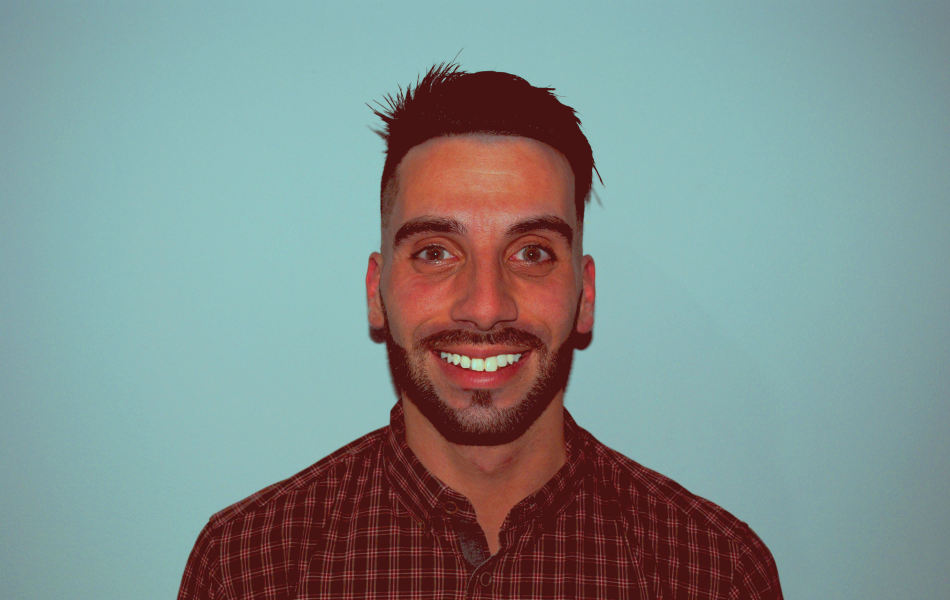
#> input picture faces-and-eyes-detection/tutorial-1/images/protrait-photo-big-1.jpg, 3800 x 2400 px, given in place of the camera (shown at 1/4 size)
$ python tutorial-2.py
#> lines starting #> are read from the running program, lines starting #| are printed output that depends on the picture; after the words box and inside, x2 and y2 are one past the last pixel; in counts of white or black regions, pixels touching at a corner belong together
# Facial Detection and Recognition

# Faces and Eyes Detection - Tutorial #2

# Description:
# - A simple tutorial for Faces and Eyes Detection,
#   using frames in shape of circles for each detected component,
#   during a video capture;

# Authors:
# - Ruben Andre Barreiro

# Import future versions' libraries
from __future__ import print_function

# Import OpenCV library
import cv2 as cv

# Function to detect and display the detections of Faces and Eyes in a current loaded frame
def detectAndDisplay(frame):

    # Convert the current loaded frame of the video capture to a gray scale to be use, if necessary
    print("Loading the current loaded frame of the video capture...")
    frame_gray = cv.cvtColor(frame, cv.COLOR_BGR2GRAY)

    # Detect Faces on the current loaded frame of the video capture in a gray scale
    print("Converting the current loaded frame of the video capture to a gray scale, to detect the Faces on it...")
    faces = face_cascade.detectMultiScale(frame_gray, 1.3, 5)

    for (x, y, w, h) in faces:
        center = ((x + (w // 2)), (y + (h // 2)))

        frame = cv.ellipse(frame, center, ((w // 2), (h // 2)), 0, 0, 360, (0, 0, 255), 4)

        face_roi = frame_gray[y:(y + h), x:(x + w)]

        # Detect Eyes on the current loaded frame of the video capture in a gray scale
        print("Converting the current loaded frame of the video capture to a gray scale, to detect the Eyes on it...")
        eyes = eyes_cascade.detectMultiScale(face_roi)

        for (x2, y2, w2, h2) in eyes:
            eye_center = (x + x2 + w2//2, y + y2 + h2//2)
            radius = int(round((w2 + h2) * 0.25))

            frame = cv.circle(frame, eye_center, radius, (0, 255, 0), 4)

    # Generate the current final loaded frame of the video capture with all the detected Faces and Eyes
    print("Generating the final loaded frame of the video capture with all the detected Faces and Eyes...")
    cv.imshow('Faces and Eyes Detection - Tutorial #2', frame)


# Fetch the Cascade Classifiers for Faces and Eyes
print("Loading Haar Cascade Classifiers...")
face_cascade = cv.CascadeClassifier('classifiers/haar-cascade/haarcascade_frontalface_alt.xml')
eyes_cascade = cv.CascadeClassifier('classifiers/haar-cascade/haarcascade_eye_tree_eyeglasses.xml')

# Print a message in the case of an error occurred, during the loading of the Cascade Classifiers for the Faces
if not face_cascade.load('classifiers/haar-cascade/haarcascade_frontalface_alt.xml'):
    print('Error in loading of the Cascade Classifiers for the Faces...')
    exit(0)

# Print a message in the case of an error occurred, during the loading of the Cascade Classifiers for the Eyes
if not eyes_cascade.load('classifiers/haar-cascade/haarcascade_eye_tree_eyeglasses.xml'):
    print('Error in loading of the Cascade Classifiers for the Eyes...')
    exit(0)

camera_device = 0

# Read/Load the Video Stream/Capture
cap = cv.VideoCapture(camera_device)

# Print a message in the case of an error occurred, during the reading/loading of the Video Stream/Capture
if not cap.isOpened:
    print('Error in reading/loading of the Video Stream/Capture...')
    exit(0)

while True:
    ret, frame = cap.read()
#> frame is the input picture: shape (2400, 3800, 3); mean B, G, R 141.6, 143.4, 129
    frame = cv.resize(frame, (1080, 720), interpolation=cv.INTER_AREA)
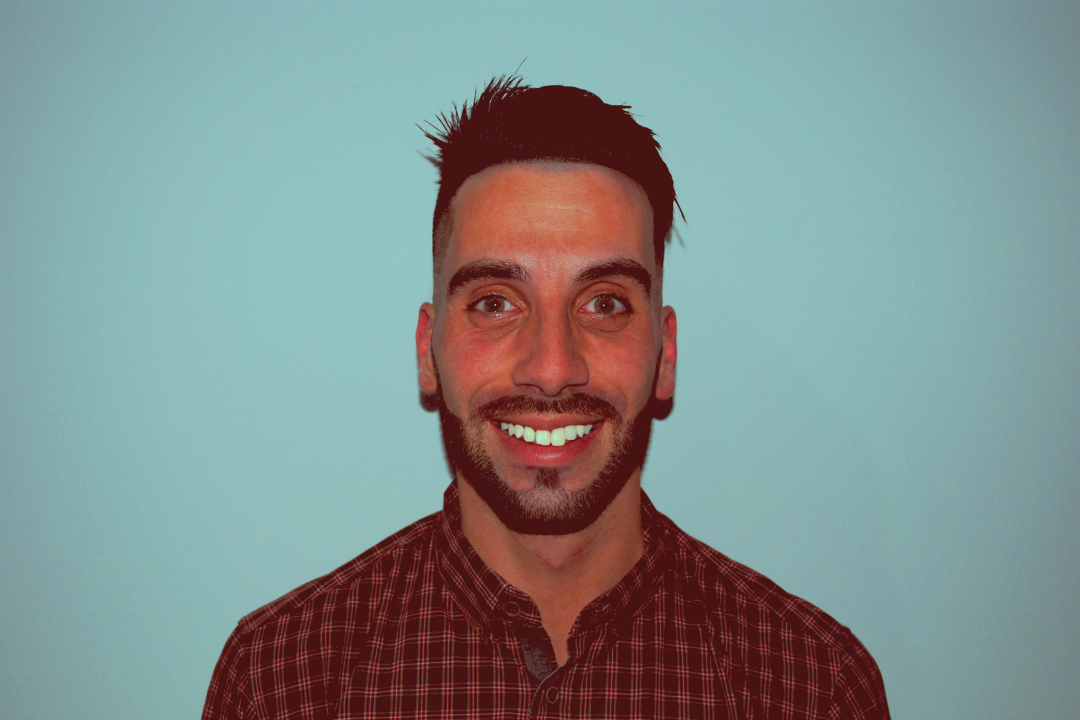
#> frame: shape (720, 1080, 3); mean B, G, R 141.6, 143.4, 129

    if frame is None:
        print('No Frame from the Video Stream/Capture!!!')
        break

    detectAndDisplay(frame)
#> in detectAndDisplay, `frame_gray = cv.cvtColor(frame, cv.COLOR_BGR2GRAY)`:
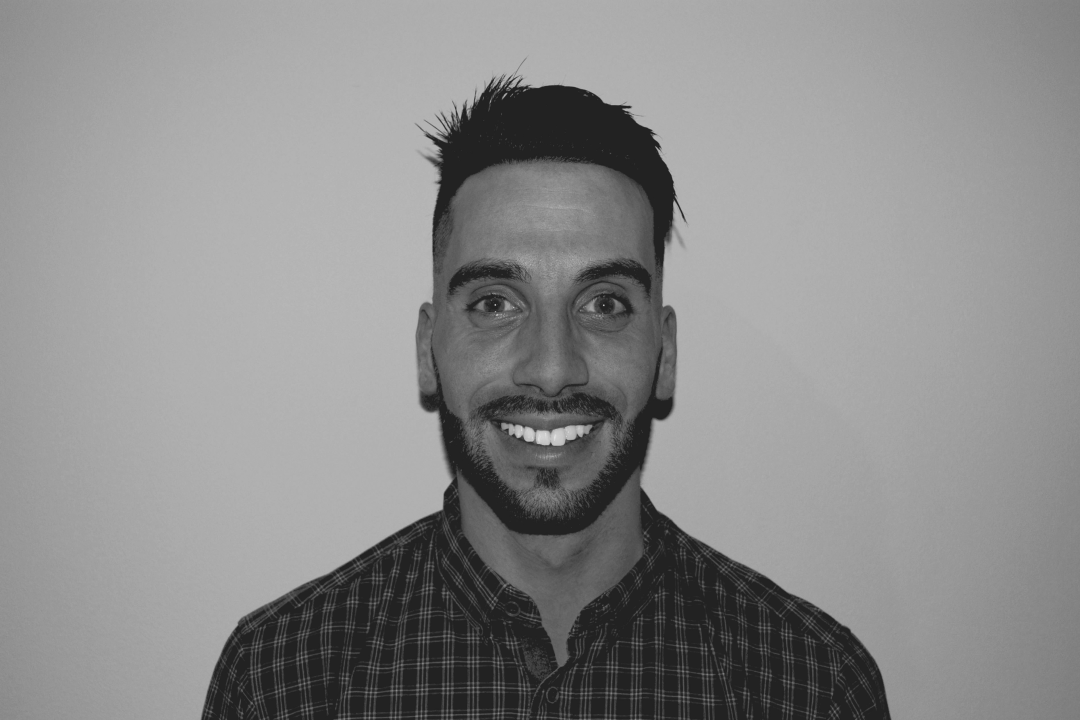
#> frame_gray: shape (720, 1080); min 32, max 226, mean 138.9
#> in detectAndDisplay, `faces = face_cascade.detectMultiScale(frame_gray, 1.3, 5)`: faces = [[396, 181, 304, 304]]
#> the loop in detectAndDisplay, `for (x, y, w, h) in faces:` made 1 pass
#> (x, y, w, h, center, eyes) on pass 1: (396, 181, 304, 304, (548, 333), [[68, 96, 56, 56], [180, 95, 58, 58]])
#> (printed output is left out)
#> pass 1, in detectAndDisplay, `frame = cv.ellipse(frame, center, ((w // 2), (h // 2)), 0, 0, 360, (0,..`:
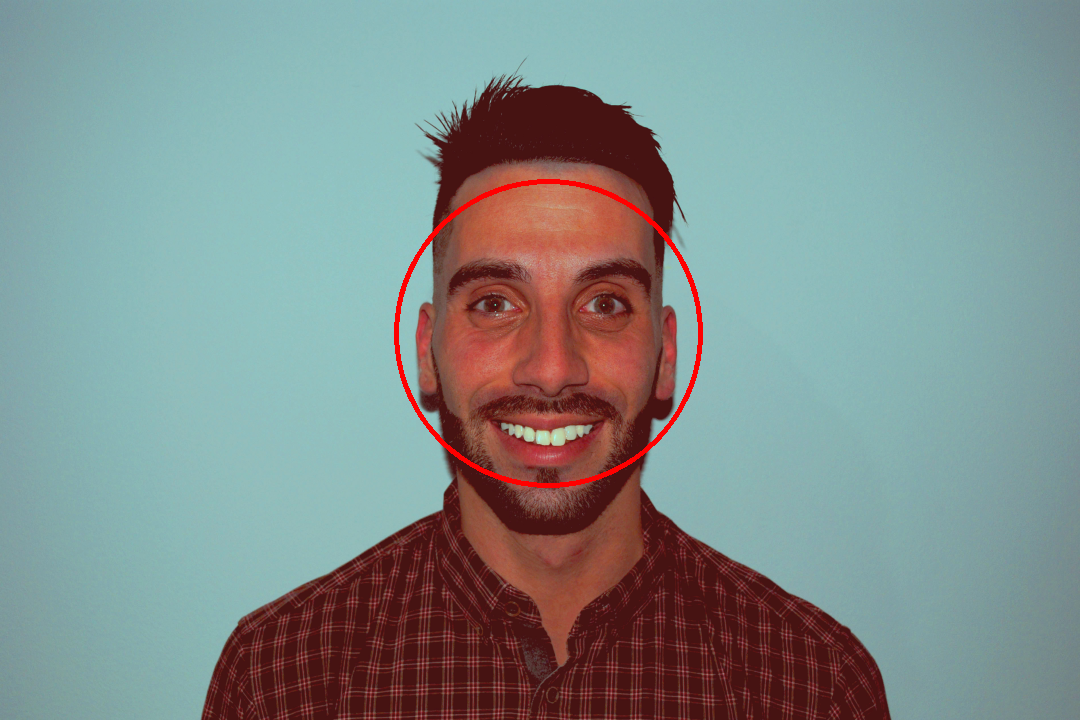
#> frame: shape (720, 1080, 3); 0.61% of pixels changed, all inside (x1, y1, x2, y2) = (394, 179, 703, 488)
#> pass 1, in detectAndDisplay, `face_roi = frame_gray[y:(y + h), x:(x + w)]`:
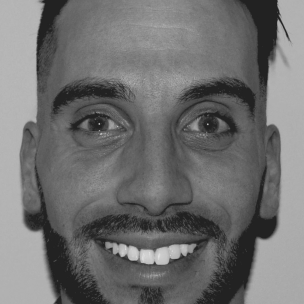
#> face_roi: shape (304, 304); min 32, max 226, mean 111.5
#> after the loop in detectAndDisplay, `for (x, y, w, h) in faces:`:
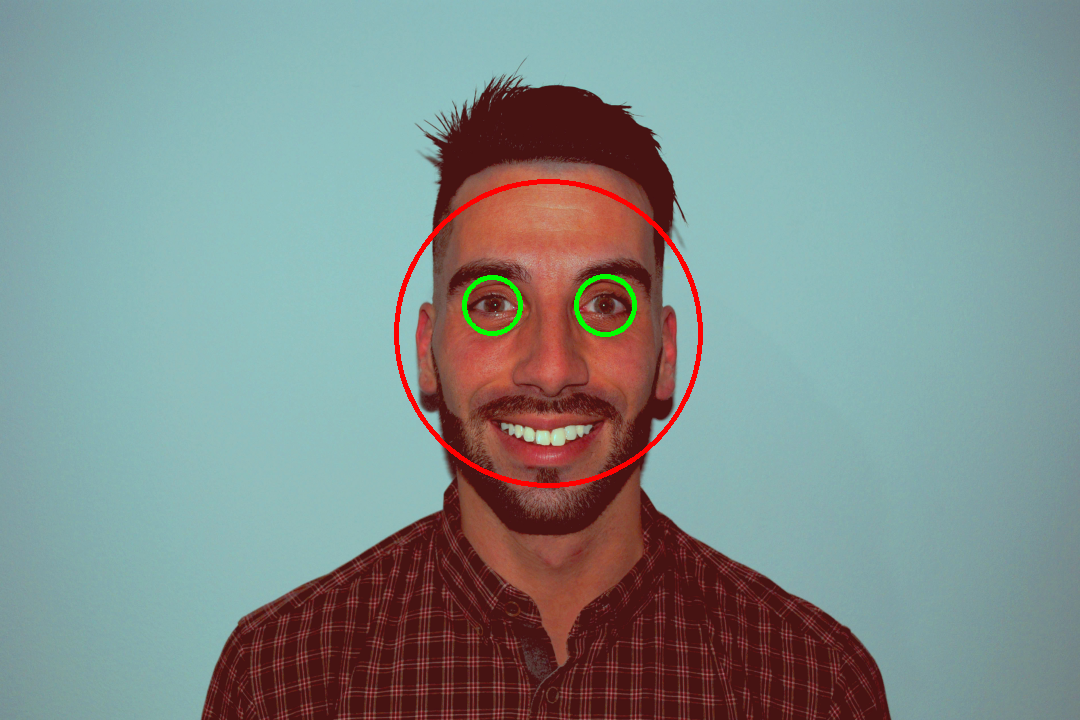
#> frame: shape (720, 1080, 3); 0.23% of pixels changed, all inside (x1, y1, x2, y2) = (462, 274, 637, 337)

    # Wait until some key is pressed to close the window with the video capture with all the detected Faces and Eyes...
    print("Press some key to close the window with the video capture with all the detected Faces and Eyes...")
    if cv.waitKey(10) == 27:
#> (key Esc is pressed here)
        break
